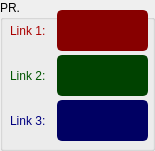
   <widget class="QGroupBox" name="frame_setting_length">
    <property name="geometry">
     <rect>
      <x>775</x>
      <y>540</y>
      <width>155</width>
      <height>151</height>
     </rect>
    </property>
    <property name="styleSheet">
     <string notr="true">QGroupBox{border:2px solid gray;border-radius:5px;margin-top: 1ex;color: ;background-color: transparent;} QGroupBox::title{subcontrol-origin: margin;subcontrol-position:top left;padding:0 3px;}
color: rgb(0, 0, 0);
font: 12pt &quot;Segoe UI&quot;;</string>
    </property>
    <property name="title">
     <string>PR.</string>
    </property>
    <widget class="QLineEdit" name="length3">
     <property name="geometry">
      <rect>
       <x>57</x>
       <y>100</y>
       <width>91</width>
       <height>41</height>
      </rect>
     </property>
     <property name="minimumSize">
      <size>
       <width>0</width>
       <height>30</height>
      </size>
     </property>
     <property name="palette">
      <palette>
       <active>
        <colorrole role="WindowText">
         <brush brushstyle="SolidPattern">
          <color alpha="255">
           <red>210</red>
           <green>210</green>
           <blue>210</blue>
          </color>
         </brush>
        </colorrole>
        <colorrole role="Button">
         <brush brushstyle="SolidPattern">
          <color alpha="255">
           <red>0</red>
           <green>0</green>
           <blue>99</blue>
          </color>
         </brush>
        </colorrole>
        <colorrole role="Text">
         <brush brushstyle="SolidPattern">
          <color alpha="255">
           <red>210</red>
           <green>210</green>
           <blue>210</blue>
          </color>
         </brush>
        </colorrole>
        <colorrole role="ButtonText">
         <brush brushstyle="SolidPattern">
          <color alpha="255">
           <red>210</red>
           <green>210</green>
           <blue>210</blue>
          </color>
         </brush>
        </colorrole>
        <colorrole role="Base">
         <brush brushstyle="SolidPattern">
          <color alpha="255">
           <red>0</red>
           <green>0</green>
           <blue>99</blue>
          </color>
         </brush>
        </colorrole>
        <colorrole role="Window">
         <brush brushstyle="SolidPattern">
          <color alpha="255">
           <red>0</red>
           <green>0</green>
           <blue>99</blue>
          </color>
         </brush>
        </colorrole>
       </active>
       <inactive>
        <colorrole role="WindowText">
         <brush brushstyle="SolidPattern">
          <color alpha="255">
           <red>210</red>
           <green>210</green>
           <blue>210</blue>
          </color>
         </brush>
        </colorrole>
        <colorrole role="Button">
         <brush brushstyle="SolidPattern">
          <color alpha="255">
           <red>0</red>
           <green>0</green>
           <blue>99</blue>
          </color>
         </brush>
        </colorrole>
        <colorrole role="Text">
         <brush brushstyle="SolidPattern">
          <color alpha="255">
           <red>210</red>
           <green>210</green>
           <blue>210</blue>
          </color>
         </brush>
        </colorrole>
        <colorrole role="ButtonText">
         <brush brushstyle="SolidPattern">
          <color alpha="255">
           <red>210</red>
           <green>210</green>
           <blue>210</blue>
          </color>
         </brush>
        </colorrole>
        <colorrole role="Base">
         <brush brushstyle="SolidPattern">
          <color alpha="255">
           <red>0</red>
           <green>0</green>
           <blue>99</blue>
          </color>
         </brush>
        </colorrole>
        <colorrole role="Window">
         <brush brushstyle="SolidPattern">
          <color alpha="255">
           <red>0</red>
           <green>0</green>
           <blue>99</blue>
          </color>
         </brush>
        </colorrole>
       </inactive>
       <disabled>
        <colorrole role="WindowText">
         <brush brushstyle="SolidPattern">
          <color alpha="255">
           <red>210</red>
           <green>210</green>
           <blue>210</blue>
          </color>
         </brush>
        </colorrole>
        <colorrole role="Button">
         <brush brushstyle="SolidPattern">
          <color alpha="255">
           <red>0</red>
           <green>0</green>
           <blue>99</blue>
          </color>
         </brush>
        </colorrole>
        <colorrole role="Text">
         <brush brushstyle="SolidPattern">
          <color alpha="255">
           <red>210</red>
           <green>210</green>
           <blue>210</blue>
          </color>
         </brush>
        </colorrole>
        <colorrole role="ButtonText">
         <brush brushstyle="SolidPattern">
          <color alpha="255">
           <red>210</red>
           <green>210</green>
           <blue>210</blue>
          </color>
         </brush>
        </colorrole>
        <colorrole role="Base">
         <brush brushstyle="SolidPattern">
          <color alpha="255">
           <red>0</red>
           <green>0</green>
           <blue>99</blue>
          </color>
         </brush>
        </colorrole>
        <colorrole role="Window">
         <brush brushstyle="SolidPattern">
          <color alpha="255">
           <red>0</red>
           <green>0</green>
           <blue>99</blue>
          </color>
         </brush>
        </colorrole>
       </disabled>
      </palette>
     </property>
     <property name="font">
      <font>
       <family>Segoe UI</family>
       <pointsize>9</pointsize>
      </font>
     </property>
     <property name="styleSheet">
      <string notr="true">QLineEdit {
	background-color: rgb(0, 0, 99);
	border-radius: 5px;
	border: 2px solid rgb(0, 0, 99);
}
QLineEdit:hover {
	border: 2px solid rgb(64, 71, 88);
background-color: rgb(52, 59, 72);
}
QLineEdit:focus {
	border: 2px solid rgb(91, 101, 124);
}</string>
     </property>
     <property name="text">
      <string/>
     </property>
     <property name="readOnly">
      <bool>false</bool>
     </property>
     <property name="placeholderText">
      <string/>
     </property>
    </widget>
    <widget class="QLineEdit" name="length1">
     <property name="geometry">
      <rect>
       <x>57</x>
       <y>10</y>
       <width>91</width>
       <height>41</height>
      </rect>
     </property>
     <property name="minimumSize">
      <size>
       <width>0</width>
       <height>30</height>
      </size>
     </property>
     <property name="palette">
      <palette>
       <active>
        <colorrole role="WindowText">
         <brush brushstyle="SolidPattern">
          <color alpha="255">
           <red>210</red>
           <green>210</green>
           <blue>210</blue>
          </color>
         </brush>
        </colorrole>
        <colorrole role="Button">
         <brush brushstyle="SolidPattern">
          <color alpha="255">
           <red>135</red>
           <green>0</green>
           <blue>0</blue>
          </color>
         </brush>
        </colorrole>
        <colorrole role="Text">
         <brush brushstyle="SolidPattern">
          <color alpha="255">
           <red>210</red>
           <green>210</green>
           <blue>210</blue>
          </color>
         </brush>
        </colorrole>
        <colorrole role="ButtonText">
         <brush brushstyle="SolidPattern">
          <color alpha="255">
           <red>210</red>
           <green>210</green>
           <blue>210</blue>
          </color>
         </brush>
        </colorrole>
        <colorrole role="Base">
         <brush brushstyle="SolidPattern">
          <color alpha="255">
           <red>135</red>
           <green>0</green>
           <blue>0</blue>
          </color>
         </brush>
        </colorrole>
        <colorrole role="Window">
         <brush brushstyle="SolidPattern">
          <color alpha="255">
           <red>135</red>
           <green>0</green>
           <blue>0</blue>
          </color>
         </brush>
        </colorrole>
       </active>
       <inactive>
        <colorrole role="WindowText">
         <brush brushstyle="SolidPattern">
          <color alpha="255">
           <red>210</red>
           <green>210</green>
           <blue>210</blue>
          </color>
         </brush>
        </colorrole>
        <colorrole role="Button">
         <brush brushstyle="SolidPattern">
          <color alpha="255">
           <red>135</red>
           <green>0</green>
           <blue>0</blue>
          </color>
         </brush>
        </colorrole>
        <colorrole role="Text">
         <brush brushstyle="SolidPattern">
          <color alpha="255">
           <red>210</red>
           <green>210</green>
           <blue>210</blue>
          </color>
         </brush>
        </colorrole>
        <colorrole role="ButtonText">
         <brush brushstyle="SolidPattern">
          <color alpha="255">
           <red>210</red>
           <green>210</green>
           <blue>210</blue>
          </color>
         </brush>
        </colorrole>
        <colorrole role="Base">
         <brush brushstyle="SolidPattern">
          <color alpha="255">
           <red>135</red>
           <green>0</green>
           <blue>0</blue>
          </color>
         </brush>
        </colorrole>
        <colorrole role="Window">
         <brush brushstyle="SolidPattern">
          <color alpha="255">
           <red>135</red>
           <green>0</green>
           <blue>0</blue>
          </color>
         </brush>
        </colorrole>
       </inactive>
       <disabled>
        <colorrole role="WindowText">
         <brush brushstyle="SolidPattern">
          <color alpha="255">
           <red>210</red>
           <green>210</green>
           <blue>210</blue>
          </color>
         </brush>
        </colorrole>
        <colorrole role="Button">
         <brush brushstyle="SolidPattern">
          <color alpha="255">
           <red>135</red>
           <green>0</green>
           <blue>0</blue>
          </color>
         </brush>
        </colorrole>
        <colorrole role="Text">
         <brush brushstyle="SolidPattern">
          <color alpha="255">
           <red>210</red>
           <green>210</green>
           <blue>210</blue>
          </color>
         </brush>
        </colorrole>
        <colorrole role="ButtonText">
         <brush brushstyle="SolidPattern">
          <color alpha="255">
           <red>210</red>
           <green>210</green>
           <blue>210</blue>
          </color>
         </brush>
        </colorrole>
        <colorrole role="Base">
         <brush brushstyle="SolidPattern">
          <color alpha="255">
           <red>135</red>
           <green>0</green>
           <blue>0</blue>
          </color>
         </brush>
        </colorrole>
        <colorrole role="Window">
         <brush brushstyle="SolidPattern">
          <color alpha="255">
           <red>135</red>
           <green>0</green>
           <blue>0</blue>
          </color>
         </brush>
        </colorrole>
       </disabled>
      </palette>
     </property>
     <property name="font">
      <font>
       <family>Segoe UI</family>
       <pointsize>9</pointsize>
      </font>
     </property>
     <property name="styleSheet">
      <string notr="true">QLineEdit {
	background-color: rgb(135, 0, 0);
	border-radius: 5px;
	border: 2px solid rgb(135, 0, 0);
}
QLineEdit:hover {
	border: 2px solid rgb(64, 71, 88);
	background-color: rgb(52, 59, 72);
}
QLineEdit:focus {
	border: 2px solid rgb(91, 101, 124);
}</string>
     </property>
     <property name="text">
      <string/>
     </property>
     <property name="readOnly">
      <bool>false</bool>
     </property>
     <property name="placeholderText">
      <string/>
     </property>
    </widget>
    <widget class="QLineEdit" name="length2">
     <property name="geometry">
      <rect>
       <x>57</x>
       <y>55</y>
       <width>91</width>
       <height>41</height>
      </rect>
     </property>
     <property name="minimumSize">
      <size>
       <width>0</width>
       <height>30</height>
      </size>
     </property>
     <property name="palette">
      <palette>
       <active>
        <colorrole role="WindowText">
         <brush brushstyle="SolidPattern">
          <color alpha="255">
           <red>210</red>
           <green>210</green>
           <blue>210</blue>
          </color>
         </brush>
        </colorrole>
        <colorrole role="Button">
         <brush brushstyle="SolidPattern">
          <color alpha="255">
           <red>0</red>
           <green>66</green>
           <blue>0</blue>
          </color>
         </brush>
        </colorrole>
        <colorrole role="Text">
         <brush brushstyle="SolidPattern">
          <color alpha="255">
           <red>210</red>
           <green>210</green>
           <blue>210</blue>
          </color>
         </brush>
        </colorrole>
        <colorrole role="ButtonText">
         <brush brushstyle="SolidPattern">
          <color alpha="255">
           <red>210</red>
           <green>210</green>
           <blue>210</blue>
          </color>
         </brush>
        </colorrole>
        <colorrole role="Base">
         <brush brushstyle="SolidPattern">
          <color alpha="255">
           <red>0</red>
           <green>66</green>
           <blue>0</blue>
          </color>
         </brush>
        </colorrole>
        <colorrole role="Window">
         <brush brushstyle="SolidPattern">
          <color alpha="255">
           <red>0</red>
           <green>66</green>
           <blue>0</blue>
          </color>
         </brush>
        </colorrole>
       </active>
       <inactive>
        <colorrole role="WindowText">
         <brush brushstyle="SolidPattern">
          <color alpha="255">
           <red>210</red>
           <green>210</green>
           <blue>210</blue>
          </color>
         </brush>
        </colorrole>
        <colorrole role="Button">
         <brush brushstyle="SolidPattern">
          <color alpha="255">
           <red>0</red>
           <green>66</green>
           <blue>0</blue>
          </color>
         </brush>
        </colorrole>
        <colorrole role="Text">
         <brush brushstyle="SolidPattern">
          <color alpha="255">
           <red>210</red>
           <green>210</green>
           <blue>210</blue>
          </color>
         </brush>
        </colorrole>
        <colorrole role="ButtonText">
         <brush brushstyle="SolidPattern">
          <color alpha="255">
           <red>210</red>
           <green>210</green>
           <blue>210</blue>
          </color>
         </brush>
        </colorrole>
        <colorrole role="Base">
         <brush brushstyle="SolidPattern">
          <color alpha="255">
           <red>0</red>
           <green>66</green>
           <blue>0</blue>
          </color>
         </brush>
        </colorrole>
        <colorrole role="Window">
         <brush brushstyle="SolidPattern">
          <color alpha="255">
           <red>0</red>
           <green>66</green>
           <blue>0</blue>
          </color>
         </brush>
        </colorrole>
       </inactive>
       <disabled>
        <colorrole role="WindowText">
         <brush brushstyle="SolidPattern">
          <color alpha="255">
           <red>210</red>
           <green>210</green>
           <blue>210</blue>
          </color>
         </brush>
        </colorrole>
        <colorrole role="Button">
         <brush brushstyle="SolidPattern">
          <color alpha="255">
           <red>0</red>
           <green>66</green>
           <blue>0</blue>
          </color>
         </brush>
        </colorrole>
        <colorrole role="Text">
         <brush brushstyle="SolidPattern">
          <color alpha="255">
           <red>210</red>
           <green>210</green>
           <blue>210</blue>
          </color>
         </brush>
        </colorrole>
        <colorrole role="ButtonText">
         <brush brushstyle="SolidPattern">
          <color alpha="255">
           <red>210</red>
           <green>210</green>
           <blue>210</blue>
          </color>
         </brush>
        </colorrole>
        <colorrole role="Base">
         <brush brushstyle="SolidPattern">
          <color alpha="255">
           <red>0</red>
           <green>66</green>
           <blue>0</blue>
          </color>
         </brush>
        </colorrole>
        <colorrole role="Window">
         <brush brushstyle="SolidPattern">
          <color alpha="255">
           <red>0</red>
           <green>66</green>
           <blue>0</blue>
          </color>
         </brush>
        </colorrole>
       </disabled>
      </palette>
     </property>
     <property name="font">
      <font>
       <family>Segoe UI</family>
       <pointsize>9</pointsize>
      </font>
     </property>
     <property name="styleSheet">
      <string notr="true">QLineEdit {
	background-color: rgb(0, 66, 0);
	border-radius: 5px;
	border: 2px solid rgb(0, 66, 0);
}
QLineEdit:hover {
	border: 2px solid rgb(64, 71, 88);
background-color: rgb(52, 59, 72);
}
QLineEdit:focus {
	border: 2px solid rgb(91, 101, 124);
}</string>
     </property>
     <property name="text">
      <string/>
     </property>
     <property name="readOnly">
      <bool>false</bool>
     </property>
     <property name="placeholderText">
      <string/>
     </property>
    </widget>
    <widget class="QLabel" name="Zposlabel_4">
     <property name="geometry">
      <rect>
       <x>10</x>
       <y>100</y>
       <width>51</width>
       <height>41</height>
      </rect>
     </property>
     <property name="palette">
      <palette>
       <active>
        <colorrole role="WindowText">
         <brush brushstyle="SolidPattern">
          <color alpha="255">
           <red>0</red>
           <green>0</green>
           <blue>127</blue>
          </color>
         </brush>
        </colorrole>
        <colorrole role="Button">
         <brush brushstyle="SolidPattern">
          <color alpha="255">
           <red>52</red>
           <green>59</green>
           <blue>72</blue>
          </color>
         </brush>
        </colorrole>
        <colorrole role="Text">
         <brush brushstyle="SolidPattern">
          <color alpha="255">
           <red>0</red>
           <green>0</green>
           <blue>127</blue>
          </color>
         </brush>
        </colorrole>
        <colorrole role="ButtonText">
         <brush brushstyle="SolidPattern">
          <color alpha="255">
           <red>0</red>
           <green>0</green>
           <blue>127</blue>
          </color>
         </brush>
        </colorrole>
        <colorrole role="Base">
         <brush brushstyle="SolidPattern">
          <color alpha="255">
           <red>52</red>
           <green>59</green>
           <blue>72</blue>
          </color>
         </brush>
        </colorrole>
        <colorrole role="Window">
         <brush brushstyle="SolidPattern">
          <color alpha="255">
           <red>52</red>
           <green>59</green>
           <blue>72</blue>
          </color>
         </brush>
        </colorrole>
       </active>
       <inactive>
        <colorrole role="WindowText">
         <brush brushstyle="SolidPattern">
          <color alpha="255">
           <red>0</red>
           <green>0</green>
           <blue>127</blue>
          </color>
         </brush>
        </colorrole>
        <colorrole role="Button">
         <brush brushstyle="SolidPattern">
          <color alpha="255">
           <red>52</red>
           <green>59</green>
           <blue>72</blue>
          </color>
         </brush>
        </colorrole>
        <colorrole role="Text">
         <brush brushstyle="SolidPattern">
          <color alpha="255">
           <red>0</red>
           <green>0</green>
           <blue>127</blue>
          </color>
         </brush>
        </colorrole>
        <colorrole role="ButtonText">
         <brush brushstyle="SolidPattern">
          <color alpha="255">
           <red>0</red>
           <green>0</green>
           <blue>127</blue>
          </color>
         </brush>
        </colorrole>
        <colorrole role="Base">
         <brush brushstyle="SolidPattern">
          <color alpha="255">
           <red>52</red>
           <green>59</green>
           <blue>72</blue>
          </color>
         </brush>
        </colorrole>
        <colorrole role="Window">
         <brush brushstyle="SolidPattern">
          <color alpha="255">
           <red>52</red>
           <green>59</green>
           <blue>72</blue>
          </color>
         </brush>
        </colorrole>
       </inactive>
       <disabled>
        <colorrole role="WindowText">
         <brush brushstyle="SolidPattern">
          <color alpha="255">
           <red>0</red>
           <green>0</green>
           <blue>127</blue>
          </color>
         </brush>
        </colorrole>
        <colorrole role="Button">
         <brush brushstyle="SolidPattern">
          <color alpha="255">
           <red>52</red>
           <green>59</green>
           <blue>72</blue>
          </color>
         </brush>
        </colorrole>
        <colorrole role="Text">
         <brush brushstyle="SolidPattern">
          <color alpha="255">
           <red>0</red>
           <green>0</green>
           <blue>127</blue>
          </color>
         </brush>
        </colorrole>
        <colorrole role="ButtonText">
         <brush brushstyle="SolidPattern">
          <color alpha="255">
           <red>0</red>
           <green>0</green>
           <blue>127</blue>
          </color>
         </brush>
        </colorrole>
        <colorrole role="Base">
         <brush brushstyle="SolidPattern">
          <color alpha="255">
           <red>52</red>
           <green>59</green>
           <blue>72</blue>
          </color>
         </brush>
        </colorrole>
        <colorrole role="Window">
         <brush brushstyle="SolidPattern">
          <color alpha="255">
           <red>52</red>
           <green>59</green>
           <blue>72</blue>
          </color>
         </brush>
        </colorrole>
       </disabled>
      </palette>
     </property>
     <property name="font">
      <font>
       <family>Segoe UI</family>
       <pointsize>9</pointsize>
       <weight>50</weight>
       <bold>false</bold>
      </font>
     </property>
     <property name="styleSheet">
      <string notr="true">color:rgb(0, 0, 127);</string>
     </property>
     <property name="text">
      <string>Link 3:</string>
     </property>
    </widget>
    <widget class="QLabel" name="Xposlabel_6">
     <property name="geometry">
      <rect>
       <x>10</x>
       <y>10</y>
       <width>51</width>
       <height>41</height>
      </rect>
     </property>
     <property name="palette">
      <palette>
       <active>
        <colorrole role="WindowText">
         <brush brushstyle="SolidPattern">
          <color alpha="255">
           <red>170</red>
           <green>0</green>
           <blue>0</blue>
          </color>
         </brush>
        </colorrole>
        <colorrole role="Button">
         <brush brushstyle="SolidPattern">
          <color alpha="255">
           <red>52</red>
           <green>59</green>
           <blue>72</blue>
          </color>
         </brush>
        </colorrole>
        <colorrole role="Text">
         <brush brushstyle="SolidPattern">
          <color alpha="255">
           <red>170</red>
           <green>0</green>
           <blue>0</blue>
          </color>
         </brush>
        </colorrole>
        <colorrole role="ButtonText">
         <brush brushstyle="SolidPattern">
          <color alpha="255">
           <red>170</red>
           <green>0</green>
           <blue>0</blue>
          </color>
         </brush>
        </colorrole>
        <colorrole role="Base">
         <brush brushstyle="SolidPattern">
          <color alpha="255">
           <red>52</red>
           <green>59</green>
           <blue>72</blue>
          </color>
         </brush>
        </colorrole>
        <colorrole role="Window">
         <brush brushstyle="SolidPattern">
          <color alpha="255">
           <red>52</red>
           <green>59</green>
           <blue>72</blue>
          </color>
         </brush>
        </colorrole>
       </active>
       <inactive>
        <colorrole role="WindowText">
         <brush brushstyle="SolidPattern">
          <color alpha="255">
           <red>170</red>
           <green>0</green>
           <blue>0</blue>
          </color>
         </brush>
        </colorrole>
        <colorrole role="Button">
         <brush brushstyle="SolidPattern">
          <color alpha="255">
           <red>52</red>
           <green>59</green>
           <blue>72</blue>
          </color>
         </brush>
        </colorrole>
        <colorrole role="Text">
         <brush brushstyle="SolidPattern">
          <color alpha="255">
           <red>170</red>
           <green>0</green>
           <blue>0</blue>
          </color>
         </brush>
        </colorrole>
        <colorrole role="ButtonText">
         <brush brushstyle="SolidPattern">
          <color alpha="255">
           <red>170</red>
           <green>0</green>
           <blue>0</blue>
          </color>
         </brush>
        </colorrole>
        <colorrole role="Base">
         <brush brushstyle="SolidPattern">
          <color alpha="255">
           <red>52</red>
           <green>59</green>
           <blue>72</blue>
          </color>
         </brush>
        </colorrole>
        <colorrole role="Window">
         <brush brushstyle="SolidPattern">
          <color alpha="255">
           <red>52</red>
           <green>59</green>
           <blue>72</blue>
          </color>
         </brush>
        </colorrole>
       </inactive>
       <disabled>
        <colorrole role="WindowText">
         <brush brushstyle="SolidPattern">
          <color alpha="255">
           <red>170</red>
           <green>0</green>
           <blue>0</blue>
          </color>
         </brush>
        </colorrole>
        <colorrole role="Button">
         <brush brushstyle="SolidPattern">
          <color alpha="255">
           <red>52</red>
           <green>59</green>
           <blue>72</blue>
          </color>
         </brush>
        </colorrole>
        <colorrole role="Text">
         <brush brushstyle="SolidPattern">
          <color alpha="255">
           <red>170</red>
           <green>0</green>
           <blue>0</blue>
          </color>
         </brush>
        </colorrole>
        <colorrole role="ButtonText">
         <brush brushstyle="SolidPattern">
          <color alpha="255">
           <red>170</red>
           <green>0</green>
           <blue>0</blue>
          </color>
         </brush>
        </colorrole>
        <colorrole role="Base">
         <brush brushstyle="SolidPattern">
          <color alpha="255">
           <red>52</red>
           <green>59</green>
           <blue>72</blue>
          </color>
         </brush>
        </colorrole>
        <colorrole role="Window">
         <brush brushstyle="SolidPattern">
          <color alpha="255">
           <red>52</red>
           <green>59</green>
           <blue>72</blue>
          </color>
         </brush>
        </colorrole>
       </disabled>
      </palette>
     </property>
     <property name="font">
      <font>
       <family>Segoe UI</family>
       <pointsize>9</pointsize>
       <weight>50</weight>
       <bold>false</bold>
      </font>
     </property>
     <property name="styleSheet">
      <string notr="true">color: rgb(170, 0, 0);</string>
     </property>
     <property name="text">
      <string>Link 1:</string>
     </property>
    </widget>
    <widget class="QLabel" name="Yposlabel_4">
     <property name="geometry">
      <rect>
       <x>10</x>
       <y>50</y>
       <width>41</width>
       <height>51</height>
      </rect>
     </property>
     <property name="palette">
      <palette>
       <active>
        <colorrole role="WindowText">
         <brush brushstyle="SolidPattern">
          <color alpha="255">
           <red>0</red>
           <green>85</green>
           <blue>0</blue>
          </color>
         </brush>
        </colorrole>
        <colorrole role="Button">
         <brush brushstyle="SolidPattern">
          <color alpha="255">
           <red>52</red>
           <green>59</green>
           <blue>72</blue>
          </color>
         </brush>
        </colorrole>
        <colorrole role="Text">
         <brush brushstyle="SolidPattern">
          <color alpha="255">
           <red>0</red>
           <green>85</green>
           <blue>0</blue>
          </color>
         </brush>
        </colorrole>
        <colorrole role="ButtonText">
         <brush brushstyle="SolidPattern">
          <color alpha="255">
           <red>0</red>
           <green>85</green>
           <blue>0</blue>
          </color>
         </brush>
        </colorrole>
        <colorrole role="Base">
         <brush brushstyle="SolidPattern">
          <color alpha="255">
           <red>52</red>
           <green>59</green>
           <blue>72</blue>
          </color>
         </brush>
        </colorrole>
        <colorrole role="Window">
         <brush brushstyle="SolidPattern">
          <color alpha="255">
           <red>52</red>
           <green>59</green>
           <blue>72</blue>
          </color>
         </brush>
        </colorrole>
       </active>
       <inactive>
        <colorrole role="WindowText">
         <brush brushstyle="SolidPattern">
          <color alpha="255">
           <red>0</red>
           <green>85</green>
           <blue>0</blue>
          </color>
         </brush>
        </colorrole>
        <colorrole role="Button">
         <brush brushstyle="SolidPattern">
          <color alpha="255">
           <red>52</red>
           <green>59</green>
           <blue>72</blue>
          </color>
         </brush>
        </colorrole>
        <colorrole role="Text">
         <brush brushstyle="SolidPattern">
          <color alpha="255">
           <red>0</red>
           <green>85</green>
           <blue>0</blue>
          </color>
         </brush>
        </colorrole>
        <colorrole role="ButtonText">
         <brush brushstyle="SolidPattern">
          <color alpha="255">
           <red>0</red>
           <green>85</green>
           <blue>0</blue>
          </color>
         </brush>
        </colorrole>
        <colorrole role="Base">
         <brush brushstyle="SolidPattern">
          <color alpha="255">
           <red>52</red>
           <green>59</green>
           <blue>72</blue>
          </color>
         </brush>
        </colorrole>
        <colorrole role="Window">
         <brush brushstyle="SolidPattern">
          <color alpha="255">
           <red>52</red>
           <green>59</green>
           <blue>72</blue>
          </color>
         </brush>
        </colorrole>
       </inactive>
       <disabled>
        <colorrole role="WindowText">
         <brush brushstyle="SolidPattern">
          <color alpha="255">
           <red>0</red>
           <green>85</green>
           <blue>0</blue>
          </color>
         </brush>
        </colorrole>
        <colorrole role="Button">
         <brush brushstyle="SolidPattern">
          <color alpha="255">
           <red>52</red>
           <green>59</green>
           <blue>72</blue>
          </color>
         </brush>
        </colorrole>
        <colorrole role="Text">
         <brush brushstyle="SolidPattern">
          <color alpha="255">
           <red>0</red>
           <green>85</green>
           <blue>0</blue>
          </color>
         </brush>
        </colorrole>
        <colorrole role="ButtonText">
         <brush brushstyle="SolidPattern">
          <color alpha="255">
           <red>0</red>
           <green>85</green>
           <blue>0</blue>
          </color>
         </brush>
        </colorrole>
        <colorrole role="Base">
         <brush brushstyle="SolidPattern">
          <color alpha="255">
           <red>52</red>
           <green>59</green>
           <blue>72</blue>
          </color>
         </brush>
        </colorrole>
        <colorrole role="Window">
         <brush brushstyle="SolidPattern">
          <color alpha="255">
           <red>52</red>
           <green>59</green>
           <blue>72</blue>
          </color>
         </brush>
        </colorrole>
       </disabled>
      </palette>
     </property>
     <property name="font">
      <font>
       <family>Segoe UI</family>
       <pointsize>9</pointsize>
       <weight>50</weight>
       <bold>false</bold>
      </font>
     </property>
     <property name="styleSheet">
      <string notr="true">color:rgb(0, 85, 0);</string>
     </property>
     <property name="text">
      <string>Link 2:</string>
     </property>
    </widget>
   </widget>
